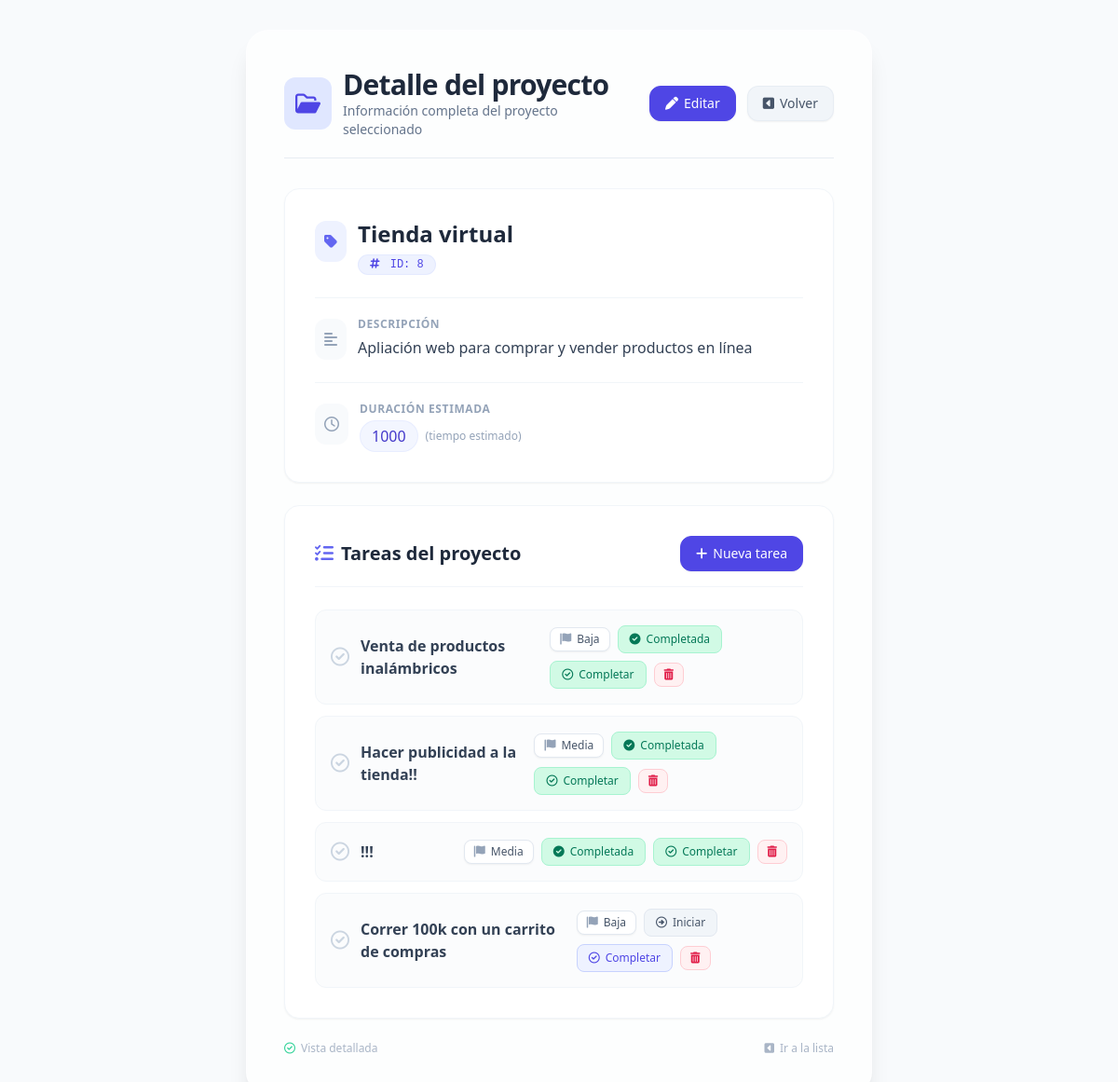
Screenshot of /proyectos/8/ with the database file from the repository.
### gestor_proyectos/models.py (models this page shows)
class Proyecto(models.Model):
    nombre = models.CharField(max_length=100) # campo de texto (varchar)
    descripcion = models.TextField() # Campo de texto largo
    duracion = models.IntegerField() # Campo numérico entero

class Tarea(models.Model):
    PRIORIDAD_CHOICES = [
        ('BAJA', 'Baja'),
        ('MEDIA', 'Media'),
        ('ALTA', 'Alta'),
    ]
    ESTADO_CHOICES = [
        ('PENDIENTE', 'Pendiente'),
        ('EN_PROGRESO', 'En Progreso'),
        ('COMPLETADA', 'Completada'),
    ]
    proyecto = models.ForeignKey(
        Proyecto,
        on_delete=models.CASCADE,
        related_name='tareas',
    )
    titulo= models.CharField(max_length=50)
    prioridad=models.CharField(max_length=5, choices=PRIORIDAD_CHOICES, default='MEDIA')
    estado=models.CharField(max_length=12, choices=ESTADO_CHOICES, default='PENDIENTE')

### gestor_proyectos/views.py (the view)
# urls.py: path('proyectos/<int:id>/', views.ver_proyecto, name='ver_proyecto'),
def ver_proyecto(request, id):
    proyecto = Proyecto.objects.get(id=id) #el id que se le coloca en la url
    print(proyecto.tareas.all)
    return render(request, 'detalle-proyecto.html', {'proyecto': proyecto})

### gestor_proyectos/templates/detalle-proyecto.html (shortened to what this page needs)
<!DOCTYPE html>
<html lang="es">
<head>
    <script src="https://cdn.tailwindcss.com"></script>
    <link rel="stylesheet" href="https://cdnjs.cloudflare.com/ajax/libs/font-awesome/6.0.0-beta3/css/all.min.css" />
</head>
<body class="min-h-screen flex items-center justify-center p-4 md:p-8 font-sans antialiased">
    <div class="w-full max-w-2xl bg-white/70 backdrop-blur-sm rounded-3xl shadow-xl p-6 md:p-10 border border-white/40">
        <div class="flex items-center gap-3 mb-8 border-b border-slate-200/80 pb-5">
            <div class="bg-indigo-100 p-3 rounded-xl text-indigo-600">
                <i class="fa-regular fa-folder-open text-2xl"></i>
            </div>
            <div class="flex-1">
                <h1 class="text-2xl md:text-3xl font-bold text-slate-800 tracking-tight">
                    Detalle del proyecto
                </h1>
                <p class="text-sm text-slate-500 font-light">
                    Información completa del proyecto seleccionado
                </p>
            </div>
            <a href="{% url 'editar_proyecto' proyecto.id %}"
               class="inline-flex items-center gap-1.5 px-4 py-2 bg-indigo-600 text-white text-sm font-medium rounded-xl border border-indigo-600 hover:bg-indigo-700 hover:border-indigo-700 transition-all duration-150 shadow-sm hover:shadow">
                <i class="fa-solid fa-pen"></i>
                <span class="hidden sm:inline">Editar</span>
            </a>
            <a href="{% url 'proyectos' %}"
               class="inline-flex items-center gap-1.5 px-4 py-2 bg-slate-100 text-slate-600 text-sm font-medium rounded-xl border border-slate-200/60 hover:bg-slate-200 hover:border-slate-300 transition-all duration-150 shadow-sm hover:shadow">
                <i class="fa-solid fa-square-caret-left"></i>
                <span class="hidden sm:inline">Volver</span>
            </a>
        </div>
        <div class="detalle-card bg-white rounded-2xl p-6 md:p-8 border border-slate-100 shadow-sm">
            <div class="flex items-start gap-3 mb-6">
                <div class="bg-indigo-50 p-2.5 rounded-xl text-indigo-500 mt-0.5">
                    <i class="fa-solid fa-tag"></i>
                </div>
                <div>
                    <h2 class="text-xl md:text-2xl font-bold text-slate-800 break-words">
                        {{ proyecto.nombre }}
                    </h2>
                    <span class="inline-block mt-1.5 text-xs font-mono bg-indigo-50 text-indigo-600 px-3 py-0.5 rounded-full border border-indigo-100/70">
                        <i class="fa-regular fa-hashtag mr-1"></i> ID: {{ proyecto.id }}
                    </span>
                </div>
            </div>
            <div class="flex items-start gap-3 mb-6 border-t border-slate-100 pt-5">
                <div class="bg-slate-50 p-2.5 rounded-xl text-slate-400 mt-0.5">
                    <i class="fa-solid fa-align-left"></i>
                </div>
                <div class="flex-1 min-w-0">
                    <p class="text-xs font-semibold text-slate-400 uppercase tracking-wider campo-label">
                        Descripción
                    </p>
                    <p class="text-base text-slate-700 leading-relaxed mt-1 break-words">
                        {{ proyecto.descripcion }}
                    </p>
                </div>
            </div>
            <div class="flex items-start gap-3 border-t border-slate-100 pt-5">
                <div class="bg-slate-50 p-2.5 rounded-xl text-slate-400 mt-0.5">
                    <i class="fa-regular fa-clock"></i>
                </div>
                <div>
                    <p class="text-xs font-semibold text-slate-400 uppercase tracking-wider campo-label">
                        Duración estimada
                    </p>
                    <p class="text-base text-slate-700 font-medium mt-1 flex items-center gap-2">
                        <span class="bg-indigo-50/70 px-3 py-1 rounded-full text-indigo-700 border border-indigo-100/60">
                            {{ proyecto.duracion }}
                        </span>
                        <span class="text-xs text-slate-400 font-light">(tiempo estimado)</span>
                    </p>
                </div>
            </div>
        </div>
        <div class="mt-6 bg-white rounded-2xl p-6 md:p-8 border border-slate-100 shadow-sm">
            <div class="flex items-center justify-between gap-4 mb-6 border-b border-slate-100 pb-4">
                <h2 class="text-xl font-bold text-slate-800 flex items-center gap-2">
                    <i class="fa-solid fa-list-check text-indigo-500"></i>
                    Tareas del proyecto
                </h2>
                <a href="{% url 'crear_tarea' proyecto.id %}"
                   class="inline-flex items-center gap-1.5 px-4 py-2 bg-indigo-600 text-white text-sm font-medium rounded-xl border border-indigo-600 hover:bg-indigo-700 transition-colors shadow-sm">
                    <i class="fa-solid fa-plus"></i>
                    <span class="hidden sm:inline">Nueva tarea</span>
                </a>
            </div>
            <ul class="space-y-3">
                {% for tarea in proyecto.tareas.all %}
                    <li class="group flex flex-col sm:flex-row sm:items-center justify-between p-4 rounded-xl border border-slate-100 bg-slate-50/50 hover:bg-slate-50 hover:border-slate-200 transition-all duration-200 gap-3">
                        <div class="flex items-center gap-3">
                            <div class="text-slate-300 group-hover:text-indigo-400 transition-colors">
                                <i class="fa-regular fa-circle-check text-xl"></i>
                            </div>
                            <span class="text-base font-semibold text-slate-700">{{ tarea.titulo }}</span>
                        </div>
                        <div class="flex flex-wrap items-center gap-2 text-xs font-medium">
                            <span class="inline-flex items-center gap-1.5 px-2.5 py-1 rounded-lg border bg-white text-slate-600 border-slate-200 shadow-sm">
                                <i class="fa-solid fa-flag text-slate-400"></i>
                                {{ tarea.get_prioridad_display }}
                            </span>
                            <span >
                                <form action="{% url 'avanzar_estado_tarea' tarea.id %}" method="post">
                                      <button type="submit"
                                        class="btn-tarea inline-flex items-center gap-1.5 px-3 py-1.5 text-xs font-medium rounded-lg transition-colors
                                        {% if tarea.estado == 'COMPLETADA' %}
                                            bg-emerald-100 text-emerald-700 hover:bg-emerald-200 border border-emerald-200
                                        {% elif tarea.estado == 'EN_PROGRESO' %}
                                            bg-amber-100 text-amber-700 hover:bg-amber-200 border border-amber-200
                                        {% else %}
                                            bg-slate-100 text-slate-600 hover:bg-slate-200 border border-slate-200
                                        {% endif %}">
                                    {% if tarea.estado == 'COMPLETADA' %}
                                        <i class="fa-solid fa-circle-check"></i>
                                        {{ tarea.get_estado_display }}
                                    {% else %}
                                        <i class="fa-regular fa-circle-right"></i>
                                        {% if tarea.estado == 'PENDIENTE' %}Iniciar{% else %}Avanzar{% endif %}
                                    {% endif %}
                                </button>
                                </form>
                            </span>
                            <span >
                                <form action="{% url 'terminar_estado_tarea' tarea.id %}" method="post">
                                      <button type="submit"
                                            class="btn-tarea inline-flex items-center gap-1.5 px-3 py-1.5 text-xs font-medium rounded-lg transition-colors
                                            {% if tarea.estado == 'COMPLETADA' %}
                                                bg-emerald-100 text-emerald-700 hover:bg-emerald-200 border border-emerald-200
                                            {% else %}
                                                bg-indigo-50 text-indigo-600 hover:bg-indigo-100 border border-indigo-200
                                            {% endif %}">
                                        <i class="fa-regular fa-circle-check"></i>
                                        Completar
                                    </button>
                                </form>
                            </span>
                            <span>
                                <form action="{% url 'eliminar_tarea' tarea.id %}">
                                    <button onclick="return confirm('¿Estás seguro de eliminar esta tarea?')"
                                        type="submit"
                                        class="btn-tarea inline-flex items-center gap-1.5 px-2.5 py-1.5 text-xs font-medium rounded-lg transition-colors
                                        bg-rose-50 text-rose-600 hover:bg-rose-100 border border-rose-200">
                                    <i class="fa-solid fa-trash-can"></i>
                                </button>
                                </form>
                            </span>
                        </div>
                    </li>
                {% endfor %}
            </ul>
        </div>
        <div class="mt-6 text-xs text-slate-400/80 flex justify-between items-center">
            <span class="flex items-center gap-1.5">
                <i class="fa-regular fa-circle-check text-emerald-400"></i>
                Vista detallada
            </span>
            <span class="flex items-center gap-1.5">
                <i class="fa-solid fa-square-caret-left"></i>
                <a href="{% url 'proyectos' %}" class="hover:text-indigo-500 transition-colors">
                    Ir a la lista
                </a>
            </span>
        </div>
    </div>
</body>
</html>

### gestor_proyectos/templates/detalle-proyecto.html (style rules this page uses)
body { background: #f8fafc; }
.detalle-card { transition: transform 0.15s ease, box-shadow 0.15s ease; }
.campo-label { letter-spacing: 0.01em; }

### rows the page displays
Proyecto: nombre "Tienda virtual", id "8", descripcion "Apliación web para comprar y vender productos en línea", duracion "1000"
Tarea: titulo "Venta de productos inalámbricos", prioridad "Baja", estado "Completada"
Tarea: titulo "Hacer publicidad a la tienda!!", prioridad "Media", estado "Completada"
Tarea: titulo "!!!", prioridad "Media", estado "Completada"
Tarea: titulo "Correr 100k con un carrito de compras", prioridad "Baja", estado "PENDIENTE" (drawn)
